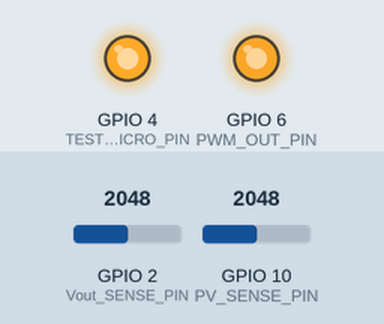
This sketch was run on a simulated ESP32-S3. Parts: output pins drawn as LEDs (lit = HIGH). The test bench sets the inputs (shaded band); at power-on: GPIO 2 (Vout_SENSE_PIN) = 2048, GPIO 10 (PV_SENSE_PIN) = 2048 (analog values on the 0–4095 scale). What the sketch prints to the serial monitor is not drawn.

Above: at 0.2 s.
Timing chart, 0 to 1.7 s (numbered marks = the images above):
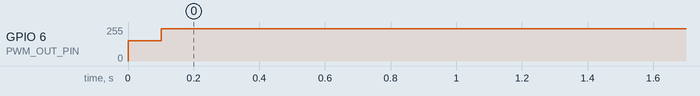

Measured:
- by itself, GPIO 6 (PWM_OUT_PIN): 0/255 → 152/255 at 0.00 s, → 242/255 0.10 s later

The sketch:

Final_Codigo_SEPIC.ino
```cpp
#include <SPI.h>
#include <Wire.h>
#include <Adafruit_GFX.h>
#include <Adafruit_SSD1306.h>

// Pines
#define PWM_OUT_PIN     6
#define PV_SENSE_PIN    10
#define Vout_SENSE_PIN  2
#define TEST_MICRO_PIN  4
#define SDA_PIN         8
#define SCL_PIN         9

// Constantes
#define SCREEN_WIDTH    128
#define SCREEN_HEIGHT   64
#define OLED_RESET      -1
#define SCREEN_ADDRESS  0x3C

#define ANALOG_RESOLUTION 12
const float MAX_ADC = pow(2, ANALOG_RESOLUTION) - 1;

const float Vref_ADC_out = 24.0;
const float Vref_ADC_in_PV = 21.0;
const float Vref = 12.0;  // Voltaje deseado en salida

// Variables globales
float Vout_VALUE = 0.0;
float Vin_PV_VALUE = 0.0;

float D1 = 0.2;           // Duty inicial
int duty1 = 0;            // Valor PWM final a escribir

// PWM
const int PWM_RESOLUTION = 9;
const int FREQ_PWM = 100000;
const int PWM_MAX = pow(2, PWM_RESOLUTION) - 1;
const int LED_CHANNEL = 0;

//Parámetros PID
const float Kp = 0.4;    // Ganancia proporcional
const float Ki = 0.05;   // Ganancia integral
const float Kd = 0.01;   // Tiempo derivativo
const float Ts = 1.0 / FREQ_PWM;    // Tiempo de muestreo en segundos

// Coeficientes PID discretos
float q0, q1, q2;
float e_k = 0, e_k_1 = 0, e_k_2 = 0;  // Errores e(k), e(k-1), e(k-2)
float u_k = 0, u_k_1 = 0;             // Duty actual y anterior

// Pantalla
Adafruit_SSD1306 display(SCREEN_WIDTH, SCREEN_HEIGHT, &Wire, OLED_RESET);

void setup() {
  Serial.begin(115200);
  //Wire.begin(SDA_PIN, SCL_PIN);

  // Inicializar pantalla OLED
  /*
  if (!display.begin(SSD1306_SWITCHCAPVCC, SCREEN_ADDRESS)) {
    Serial.println(F("Error al iniciar pantalla OLED"));
    while (true); // Detener si falla
  }
  display.clearDisplay();
  display.display();
  */

  //INICIALIZAR PINES
  pinMode(PV_SENSE_PIN, INPUT);
  pinMode(Vout_SENSE_PIN, INPUT);
  pinMode(PWM_OUT_PIN, OUTPUT);
  pinMode(TEST_MICRO_PIN, OUTPUT);

  //INICIALIZAR ADC
  analogReadResolution(ANALOG_RESOLUTION);

  //INICIALIZAR PWM
  ledcAttach(PWM_OUT_PIN, FREQ_PWM, PWM_RESOLUTION);

  // Cálculo de coeficientes PID discretos

  q0 = Kp + (Ki * Ts) / 2 + (Kd / Ts);
  q1 = -Kp + (Ki * Ts) / 2 - (2 * Kd) / Ts;
  q2 = Kd / Ts;


  //VALIDAR MICRO
  digitalWrite(TEST_MICRO_PIN, HIGH);
}

void loop() {
  digitalWrite(TEST_MICRO_PIN, HIGH);

  // Leer ADC
  Vin_PV_VALUE = analogRead(PV_SENSE_PIN);    // Panel
  Vout_VALUE = analogRead(Vout_SENSE_PIN);    // Salida

  // Convertir a voltaje real
  Vin_PV_VALUE = Vin_PV_VALUE * (Vref_ADC_in_PV / MAX_ADC);
  Vout_VALUE = Vout_VALUE * (Vref_ADC_out / MAX_ADC);

  // === Control ===
  float error = Vref - Vout_VALUE;
  D1 += 0.02*error + 0.4;
  D1 = constrain(D1, 0.03, 0.95);  // Limitar duty a rango válido
  duty1 = D1 * PWM_MAX;

  // === Control PID incremental (desactivado) ===
  /*
  e_k = error;
  u_k = u_k_1 + q0 * e_k + q1 * e_k_1 + q2 * e_k_2;

  // Saturar u(k) dentro de los límites del PWM
  u_k = constrain(u_k, 0, 0.95 * PWM_MAX);
  duty1 = (int)u_k;

  // Actualizar variables para próxima iteración
  e_k_2 = e_k_1;
  e_k_1 = e_k;
  u_k_1 = u_k;
  */

  // Aplicar señal PWM
  ledcWrite(PWM_OUT_PIN, duty1);

  // Mostrar en la pantalla OLED
  //displayValues();

  // Imprimir por serial
  Serial.print("Vout: ");
  Serial.print(Vout_VALUE, 2);
  Serial.print(" V | PV: ");
  Serial.print(Vin_PV_VALUE, 2);
  Serial.print(" V | PWM: ");
  Serial.println(duty1);

  delay(100);
}


//Funciones extra

void displayValues() {
  // Mostrar en la pantalla OLED
  display.clearDisplay();
  display.setTextColor(WHITE);

  // Mostrar voltaje sensado de PV
  display.setTextSize(1);
  display.setCursor(0, 0);
  display.print("Volt. Panel: ");
  display.print(Vin_PV_VALUE, 1);
  display.println(" V");

  // Mostrar voltaje sensado de Salida
  display.setTextSize(1);
  display.setCursor(0, 15);
  display.print("Volt. Salida: ");
  display.print(Vout_VALUE, 1);
  display.println(" V");

  // Mostrar el valor de PWM
  display.setCursor(0, 30);
  display.print("PWM: ");
  display.print(duty1);
  display.print(" / ");
  display.println(PWM_MAX);

  // Mostrar en la pantalla
  display.display();
}
```
